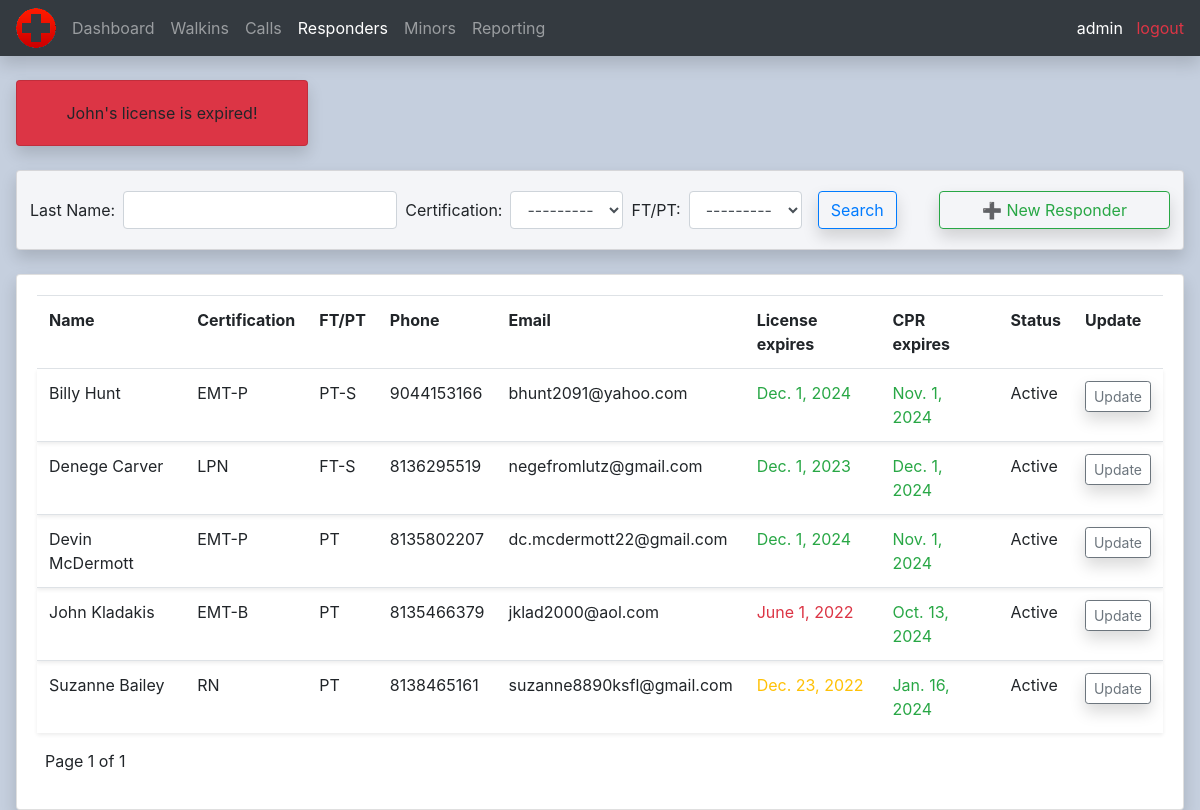
Screenshot of /responders/ (signed in) with the database file from the repository.
### calls/models.py (models this page shows, shortened)
class Responder(models.Model):
    CERTIFICATIONS = (
        ('EMT-B', 'EMT-B'),
        ('EMT-P', 'EMT-P'),
        ('LPN', 'LPN'),
        ('RN', 'RN')
    )
    STATUS = (
        ('PT', 'PT'),
        ('PT-S', 'PT-S'),
        ('FT-S', 'FT-S')
    )
    firstname = models.CharField(max_length=200, null=True)
    lastname = models.CharField(max_length=200, null=True)
    certification = models.CharField(max_length=200, null=True, choices=CERTIFICATIONS)
    status = models.CharField(max_length=200, null=True, choices=STATUS)
    phone = models.CharField(max_length=200, null=True)
    email = models.EmailField(null=True)
    license_scan = models.ImageField(null=True, blank=True)
    license_expiration = models.DateField(null=True, blank=True)
    cpr_scan = models.ImageField(null=True, blank=True)
    cpr_expiration = models.DateField(null=True, blank=True)
    active = models.BooleanField(default=True, null=True)

### calls/decorators.py (the view)
        def wrapper_func(request, *args, **kwargs):
            group = None
            if request.user.groups.exists():
                group = request.user.groups.all()[0].name
            if group in allowed_roles:
                return view_func(request, *args, **kwargs)
            else:
                return HttpResponse('You are not authorized to view this page')

### calls/templates/calls/all_responders.html (shortened to what this page needs)
{%  extends 'calls/main.html' %}
{% block content %}
<br>
<div class="row">
	<div class="col-md ml-3 mr-3">
		{% if expired_licenses %}
		<div class="card card-body bg-danger w-25 shadow">
			{% for name in expired_licenses%}
				<div class="row ml-auto mr-auto">
					{{ name }}'s license is expired!
				</div>
			{% endfor %}
		</div>
		<br>
		{% endif %}
		<div class="card card-body gray shadow">
			<div class="row">
				<form method="get" class="form-inline ml-2">
					{{ responderFilter.form }}
					<button class="btn btn-outline-primary ml-2 shadow" type="submit">Search</button>
				</form>
				<a class="btn btn-outline-success btn-block ml-auto mr-2 shadow" id="new_responder_btn" href="{% url 'new_responder' %}">➕ New Responder</a>
			</div>
		</div>
		<br>
		<div class="card card-body shadow">
			<table class="table">
				<tr>
					<th>Name</th>
					<th>Certification</th>
					<th>FT/PT</th>
					<th>Phone</th>
					<th>Email</th>
					<th>License expires</th>
					<th>CPR expires</th>
					<th>Status</th>
					<th>Update</th>
				</tr>
				{% for responder in responders %}
					<tr class="shadow-sm">
						<td>{{ responder.firstname }} {{ responder.lastname }}</td>
						<td>{{ responder.certification }}</td>
						<td>{{ responder.status }}</td>
						<td>{{ responder.phone }}</td>
						<td>{{ responder.email }}</td>
						<td class="text-success {% if responder.license_expiration <= today %}text-danger{% elif responder.license_expiration < time_threshold %}text-warning{% endif %}">{{ responder.license_expiration }}</td>
						<td class="text-success {% if responder.cpr_expiration <= today %}text-danger{% elif responder.cpr_expiration < time_threshold %}text-warning{% endif %}">{{ responder.cpr_expiration }}</td>
						{% if responder.active == True %}
							<td>Active</td>
						{% endif %}
						<td><a method="POST" class="btn btn-sm btn-outline-secondary shadow" id="on_scene_btn" href="{% url 'update_responder' responder.id %}">Update</a></td>
					</tr>
				{% endfor %}
			</table>
			<div class="row ml-2">
				<p>Page {{ page_obj.number }} of {{ page_obj.paginator.num_pages}}</p>
			</div>
		</div>
	</div>
</div>
{% endblock content %}

### calls/templates/calls/navbar.html (shortened to what this page needs)
{% load static %}
<nav class="navbar navbar-expand-lg navbar-dark bg-dark shadow">
  <img src="{% static 'images/logo.png' %}" id="logo" class="mr-2">
  <div class="collapse navbar-collapse" id="navbarNav">
    {% with url_name=request.resolver_match.url_name %}
    <ul class="navbar-nav">
      <li class="nav-item {% if url_name == 'home' %}active{% endif%}">
        <a class="nav-link" href="{% url 'home' %}">Dashboard</a>
      </li>
      <li class="nav-item {% if url_name == 'all_walkins' %}active{% endif%}">
        <a class="nav-link" href="{% url 'all_walkins' %}">Walkins</a>
      </li>
      <li class="nav-item {% if url_name == 'all_calls' %}active{% endif%}">
        <a class="nav-link" href="{% url 'all_calls' %}">Calls</a>
      </li>
      <li class="nav-item {% if url_name == 'all_responders' %}active{% endif%}">
        <a class="nav-link" href="{% url 'all_responders' %}">Responders</a>
      </li>
      <li class="nav-item {% if url_name == 'all_minors' %}active{% endif%}">
        <a class="nav-link" href="{% url 'all_minors' %}">Minors</a>
      </li>
      <li class="nav-item {% if url_name == 'reporting' %}active{% endif%}">
        <a class="nav-link" href="{% url 'reporting' %}">Reporting</a>
      </li>
    </ul>
    {% endwith %}
  </div>
  <div>
    <span><a class="text-white">{{ request.user }}</a></span>
    <span><a class="text-danger" href="{% url 'logout' %}">&nbsp logout</a></span>
  </div>
</nav>

### static/css/main.css (style rules this page uses)
body { background-color: #c5cfde; }
#new_responder_btn { width: 20%; }
.gray { background-color: #f4f5f8; }

### rows the page displays
Responder: expired_licenses "John", firstname "John", lastname "Kladakis", certification "EMT-B", status "PT", phone "8135466379", email "jklad2000@aol.com", license_expiration "June 1, 2022", cpr_expiration "Oct. 13, 2024", active "Active"
Responder: firstname "Billy", lastname "Hunt", certification "EMT-P", status "PT-S", phone "9044153166", email "bhunt2091@yahoo.com", license_expiration "Dec. 1, 2024", cpr_expiration "Nov. 1, 2024", active "Active"
Responder: firstname "Denege", lastname "Carver", certification "LPN", status "FT-S", phone "8136295519", email "negefromlutz@gmail.com", license_expiration "Dec. 1, 2023", cpr_expiration "Dec. 1, 2024", active "Active"
Responder: firstname "Devin", lastname "McDermott", certification "EMT-P", status "PT", phone "8135802207", email "dc.mcdermott22@gmail.com", license_expiration "Dec. 1, 2024", cpr_expiration "Nov. 1, 2024", active "Active"
Responder: firstname "Suzanne", lastname "Bailey", certification "RN", status "PT", phone "8138465161", email "suzanne8890ksfl@gmail.com", license_expiration "Dec. 23, 2022", cpr_expiration "Jan. 16, 2024", active "Active"

### other values shown
{{ request.user }} "admin"
{{ page_obj.number }} "1"
{{ page_obj.paginator.num_pages }} "1"
